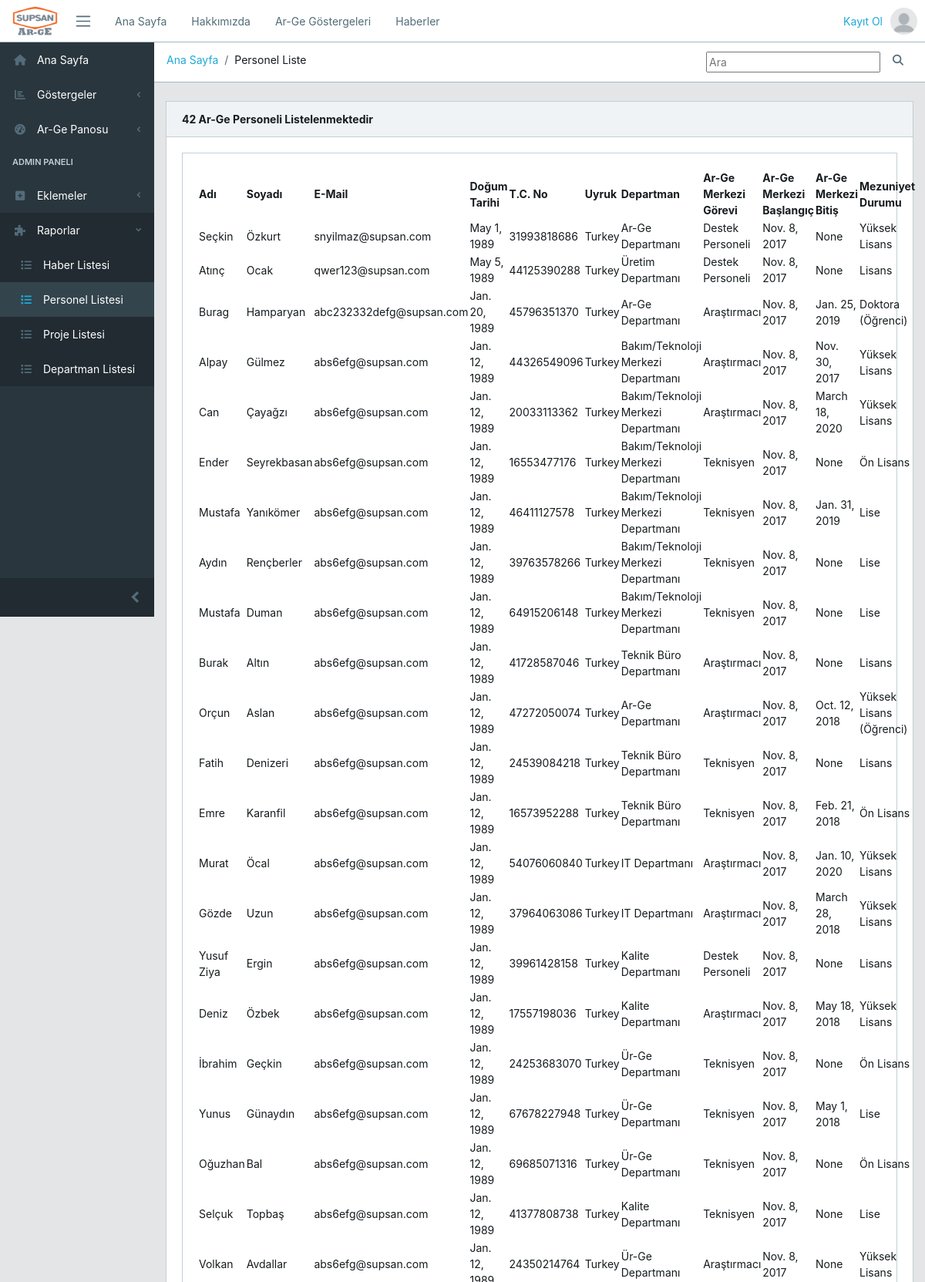
The page /personel/personalstable/ (upper part) on the database its author committed.
### core/models.py (models this page shows, shortened)
class Personel(models.Model):
    graduatedList=[
        (0, "Diğer"),
        (1, "Lise"),
        (2, "Lise (Öğrenci)"),
        (3, "Ön Lisans"),
        (4, "Ön Lisans (Öğrenci)"),
        (5, "Lisans"),
        (6, "Lisans (Öğrenci)"),
        (7, "Yüksek Lisans"),
        (8, "Yüksek Lisans (Öğrenci)"),
        (9, "Doktora"),
        (10, "Doktora (Öğrenci)")
    ]
    name = models.CharField(max_length=30, verbose_name="Adı")
    surName = models.CharField(max_length=20, verbose_name="Soyadı")
    email = models.EmailField(max_length=50, verbose_name="Email Adresi", default="abcdefg@supsan.com")
    gender = models.IntegerField(choices=((1,"Erkek"),(2,"Kadın")),default=1, verbose_name="Cinsiyet")
    birthDay=models.DateField(("Doğum Tarihi"), auto_now=False, auto_now_add=False)
    idName = models.CharField(max_length=11, verbose_name="T.C. Kimlik No", default='12345678911')
    country = CountryField(verbose_name="Uyruk", default='TR')
    sgNumber = models.IntegerField(null=True, blank=True, verbose_name="Sosyal Güvenlik Numarası")
    sNumber = models.IntegerField(null=True, blank=True, verbose_name="Sicil No")
    department = models.ForeignKey(DepartmentList, on_delete=models.SET_DEFAULT, verbose_name="Çalıştığı Departman", default=0, related_name="PersonelDepartman")
    respons = models.IntegerField(choices=((1,"Araştırmacı"),(2,"Teknisyen"),(3, "Destek Personeli")),default=1, verbose_name="Ar-Ge Görevi")
    startDate = models.DateField(null=True, blank=True, verbose_name="İşe Başlangıç Tarihi")
    finisDate = models.DateField(null=True, blank=True, verbose_name="İşten Ayrılış Tarihi")
    rdfinisDate = models.DateField(null=True, blank=True, verbose_name="Ar-Ge Ayrılış Tarihi")
    rdStartDate= models.DateField(null=True, blank=True, verbose_name="Ar-Ge Merkezi İşe Başlama Tarihi")
    graduated = models.IntegerField(choices=graduatedList, default=0, verbose_name="Tahsil Durumu")
    hschool = models.CharField(null=True, blank=True, max_length=50, verbose_name="Lise Adı",)
    hschooldist = models.CharField(null=True, blank=True, max_length=50, verbose_name="Lise Bölümü",)
    huschool = models.ForeignKey(UniversityList,on_delete=models.SET_DEFAULT, verbose_name="Universite (Ön Lisans)", default=1, related_name='onlisans')
    huschooldist = models.CharField(null=True, blank=True, max_length=50, verbose_name="Bölümü (Ön Lisans)",)
    university = models.ForeignKey(UniversityList,on_delete=models.SET_DEFAULT, verbose_name="Universite (Lisans)", default=1, related_name='lisans')
    universitydist = models.CharField(null=True, blank=True, max_length=50, verbose_name="Bölümü (Lisans)",)
    masteruniversity = models.ForeignKey(UniversityList,on_delete=models.SET_DEFAULT, verbose_name="Universite (Yüksek Lisans)", default=1,related_name='master')
    masteruniversitydist = models.CharField(null=True, blank=True, max_length=50, verbose_name="Bölümü (Yüksek Lisans")
    druniversity = models.ForeignKey(UniversityList,on_delete=models.SET_DEFAULT, verbose_name="Universite (Doktora)", default=1,related_name='doktora')
    druniversitydist = models.CharField(null=True, blank=True, max_length=50, verbose_name="Bölümü (Doktora")
    userImg = models.ImageField(upload_to='personels/img/', blank = True, null = True, verbose_name="Kullanıcı Profil Resmi")
    expensecenter = models.IntegerField(("Masraf Yeri"), choices=((4001,"4001"),(4002,"4002")), blank=True, null=True, default=4001)
    class Meta:
        db_table = "personel"
        verbose_name_plural = "Ar-Ge Personeller"

class DepartmentList(models.Model):
    name = models.CharField(max_length=50)
    def __str__(self):
        return self.name
    class Meta:
        db_table = "DepartmentList"
        verbose_name_plural = "Departman Listesi"

### core/views.py (the view)
# urls.py: path('personel/personalstable/', views.personalstable, name='personalstable'),
def personalstable(request):
    personal = Personel.objects.all()
    context = {
        "personal" : personal
    }
    return render(request,"core/personalstable.html", context)

### templates/core/personalstable.html (shortened to what this page needs)
{% extends 'core/base.html' %}
{% load static %}
{% block breadcrumb %}
<li class="breadcrumb-item"><a href="{% url 'core:index' %}">Ana Sayfa</a></li>
<li class="breadcrumb-item">Personel Liste</li>
{% endblock breadcrumb %}
{% block breadcrumb_menu %}
   <form>
        <input type="text", name="keyword", class="input-group-sm", maxlength="64", placeholder="Ara">
        <button type="submit", class="btn btn-gray-100 btn-outline-blue"><i class="fa fa-search"></i></button>
    </form>
{% endblock breadcrumb_menu %}
{% block content %}
<div class="col-md-12">
    <div class="card">
        <div class="card-header">
            <strong> {{personal.count}} Ar-Ge Personeli Listelenmektedir</strong>
        </div>
        <div class="card-body">
            <div class="row">
            <div class="col-sm-12">
                <div class="card-group">
                    <div class="card ">
                        <div class="card-body">
    <table id="table_id" class="display nowrap" cellspacing="0" width="100%">
        <thead>
            <tr>
                <th>Adı</th>
                <th>Soyadı</th>
                <th>E-Mail</th>
                <th>Doğum Tarihi</th>
                <th>T.C. No</th>
                <th>Uyruk</th>
                <th>Departman</th>
                <th>Ar-Ge Merkezi Görevi</th>
                <th>Ar-Ge Merkezi Başlangıç</th>
                <th>Ar-Ge Merkezi Bitiş</th>
                <th>Mezuniyet Durumu</th>
            </tr>
        </thead>
        <tbody>
            <tr>
                {% for person in personal %}
                        <td>{{person.name}}</td>
                        <td>{{person.surName}}</td>
                        <td>{{person.email}}</td>
                        <td>{{person.birthDay}}</td>
                        <td>{{person.idName}}</td>
                        <td>{{person.get_country_display}}</td>
                        <td>{{person.department}}</td>
                        <td>{{person.get_respons_display}}</td>
                        <td>{{person.rdStartDate}}</td>
                        <td>{{person.rdfinisDate}}</td>
                        <td>{{person.get_graduated_display}}</td>
            </tr>
            {% endfor %}
        </tbody>
    </table>
</div>
</div>
</div>
</div>
</div>
</div>
{% endblock content %}
{% block js %}
<link rel="stylesheet" type="text/css" href="https://cdn.datatables.net/v/ju/jq-3.3.1/jszip-2.5.0/dt-1.10.22/b-1.6.5/b-colvis-1.6.5/b-html5-1.6.5/cr-1.5.2/fh-3.1.7/kt-2.5.3/r-2.2.6/rg-1.1.2/rr-1.2.7/sc-2.0.3/sp-1.2.1/sl-1.3.1/datatables.min.css"/>
{% endblock js %}

### rows shown on the page
Personel: name "Seçkin", surName "Özkurt", email "snyilmaz@supsan.com", birthDay "May 1, 1989", idName "31993818686", country "Turkey", department "Ar-Ge Departmanı", respons "Destek Personeli", rdStartDate "Nov. 8, 2017", rdfinisDate "None", graduated "Yüksek Lisans"
Personel: name "Atınç", surName "Ocak", email "qwer123@supsan.com", birthDay "May 5, 1989", idName "44125390288", country "Turkey", department "Üretim Departmanı", respons "Destek Personeli", rdStartDate "Nov. 8, 2017", rdfinisDate "None", graduated "Lisans"
Personel: name "Burag", surName "Hamparyan", email "abc232332defg@supsan.com", birthDay "Jan. 20, 1989", idName "45796351370", country "Turkey", department "Ar-Ge Departmanı", respons "Araştırmacı", rdStartDate "Nov. 8, 2017", rdfinisDate "Jan. 25, 2019", graduated "Doktora (Öğrenci)"
Personel: name "Alpay", surName "Gülmez", email "abs6efg@supsan.com", birthDay "Jan. 12, 1989", idName "44326549096", country "Turkey", department "Bakım/Teknoloji Merkezi Departmanı", respons "Araştırmacı", rdStartDate "Nov. 8, 2017", rdfinisDate "Nov. 30, 2017", graduated "Yüksek Lisans"
Personel: name "Can", surName "Çayağzı", email "abs6efg@supsan.com", birthDay "Jan. 12, 1989", idName "20033113362", country "Turkey", department "Bakım/Teknoloji Merkezi Departmanı", respons "Araştırmacı", rdStartDate "Nov. 8, 2017", rdfinisDate "March 18, 2020", graduated "Yüksek Lisans"
Personel: name "Ender", surName "Seyrekbasan", email "abs6efg@supsan.com", birthDay "Jan. 12, 1989", idName "16553477176", country "Turkey", department "Bakım/Teknoloji Merkezi Departmanı", respons "Teknisyen", rdStartDate "Nov. 8, 2017", rdfinisDate "None", graduated "Ön Lisans"
Personel: name "Mustafa", surName "Yanıkömer", email "abs6efg@supsan.com", birthDay "Jan. 12, 1989", idName "46411127578", country "Turkey", department "Bakım/Teknoloji Merkezi Departmanı", respons "Teknisyen", rdStartDate "Nov. 8, 2017", rdfinisDate "Jan. 31, 2019", graduated "Lise"
Personel: name "Aydın", surName "Rençberler", email "abs6efg@supsan.com", birthDay "Jan. 12, 1989", idName "39763578266", country "Turkey", department "Bakım/Teknoloji Merkezi Departmanı", respons "Teknisyen", rdStartDate "Nov. 8, 2017", rdfinisDate "None", graduated "Lise"
Personel: name "Mustafa", surName "Duman", email "abs6efg@supsan.com", birthDay "Jan. 12, 1989", idName "64915206148", country "Turkey", department "Bakım/Teknoloji Merkezi Departmanı", respons "Teknisyen", rdStartDate "Nov. 8, 2017", rdfinisDate "None", graduated "Lise"
Personel: name "Burak", surName "Altın", email "abs6efg@supsan.com", birthDay "Jan. 12, 1989", idName "41728587046", country "Turkey", department "Teknik Büro Departmanı", respons "Araştırmacı", rdStartDate "Nov. 8, 2017", rdfinisDate "None", graduated "Lisans"
Personel: name "Orçun", surName "Aslan", email "abs6efg@supsan.com", birthDay "Jan. 12, 1989", idName "47272050074", country "Turkey", department "Ar-Ge Departmanı", respons "Araştırmacı", rdStartDate "Nov. 8, 2017", rdfinisDate "Oct. 12, 2018", graduated "Yüksek Lisans (Öğrenci)"
Personel: name "Fatih", surName "Denizeri", email "abs6efg@supsan.com", birthDay "Jan. 12, 1989", idName "24539084218", country "Turkey", department "Teknik Büro Departmanı", respons "Teknisyen", rdStartDate "Nov. 8, 2017", rdfinisDate "None", graduated "Lisans"
Personel: name "Emre", surName "Karanfil", email "abs6efg@supsan.com", birthDay "Jan. 12, 1989", idName "16573952288", country "Turkey", department "Teknik Büro Departmanı", respons "Teknisyen", rdStartDate "Nov. 8, 2017", rdfinisDate "Feb. 21, 2018", graduated "Ön Lisans"
Personel: name "Murat", surName "Öcal", email "abs6efg@supsan.com", birthDay "Jan. 12, 1989", idName "54076060840", country "Turkey", department "IT Departmanı", respons "Araştırmacı", rdStartDate "Nov. 8, 2017", rdfinisDate "Jan. 10, 2020", graduated "Yüksek Lisans"
Personel: name "Gözde", surName "Uzun", email "abs6efg@supsan.com", birthDay "Jan. 12, 1989", idName "37964063086", country "Turkey", department "IT Departmanı", respons "Araştırmacı", rdStartDate "Nov. 8, 2017", rdfinisDate "March 28, 2018", graduated "Yüksek Lisans"
Personel: name "Yusuf Ziya", surName "Ergin", email "abs6efg@supsan.com", birthDay "Jan. 12, 1989", idName "39961428158", country "Turkey", department "Kalite Departmanı", respons "Destek Personeli", rdStartDate "Nov. 8, 2017", rdfinisDate "None", graduated "Lisans"
Personel: name "Deniz", surName "Özbek", email "abs6efg@supsan.com", birthDay "Jan. 12, 1989", idName "17557198036", country "Turkey", department "Kalite Departmanı", respons "Araştırmacı", rdStartDate "Nov. 8, 2017", rdfinisDate "May 18, 2018", graduated "Yüksek Lisans"
Personel: name "İbrahim", surName "Geçkin", email "abs6efg@supsan.com", birthDay "Jan. 12, 1989", idName "24253683070", country "Turkey", department "Ür-Ge Departmanı", respons "Teknisyen", rdStartDate "Nov. 8, 2017", rdfinisDate "None", graduated "Ön Lisans"
Personel: name "Yunus", surName "Günaydın", email "abs6efg@supsan.com", birthDay "Jan. 12, 1989", idName "67678227948", country "Turkey", department "Ür-Ge Departmanı", respons "Teknisyen", rdStartDate "Nov. 8, 2017", rdfinisDate "May 1, 2018", graduated "Lise"
Personel: name "Oğuzhan", surName "Bal", email "abs6efg@supsan.com", birthDay "Jan. 12, 1989", idName "69685071316", country "Turkey", department "Ür-Ge Departmanı", respons "Teknisyen", rdStartDate "Nov. 8, 2017", rdfinisDate "None", graduated "Ön Lisans"
Personel: name "Selçuk", surName "Topbaş", email "abs6efg@supsan.com", birthDay "Jan. 12, 1989", idName "41377808738", country "Turkey", department "Kalite Departmanı", respons "Teknisyen", rdStartDate "Nov. 8, 2017", rdfinisDate "None", graduated "Lise"
Personel: name "Volkan", surName "Avdallar", email "abs6efg@supsan.com", idName "24350214764", country "Turkey", department "Ür-Ge Departmanı", respons "Araştırmacı", rdStartDate "Nov. 8, 2017", rdfinisDate "None", graduated "Yüksek Lisans"

### other values the page prints
{{ personal.count }} "42"
